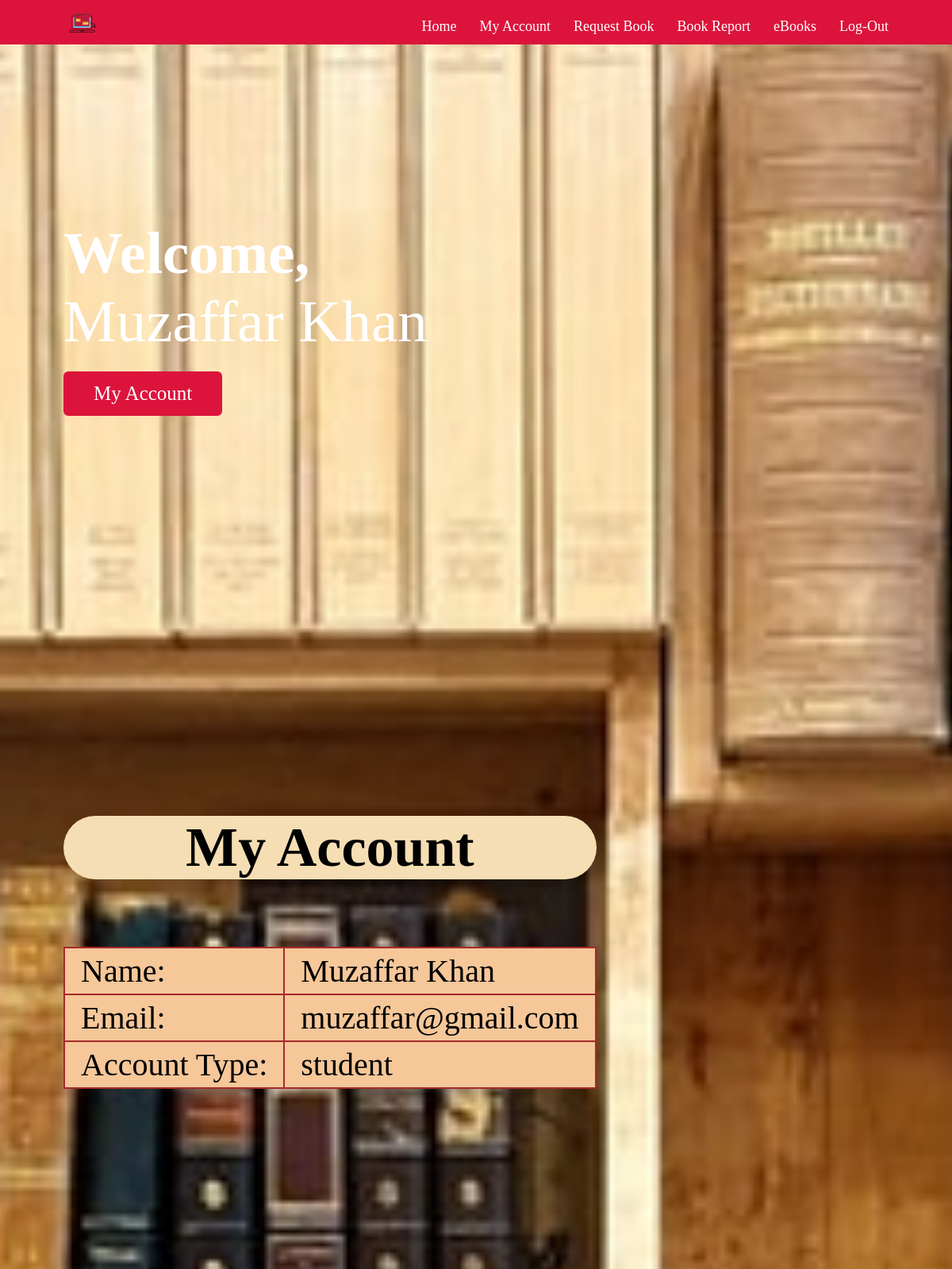
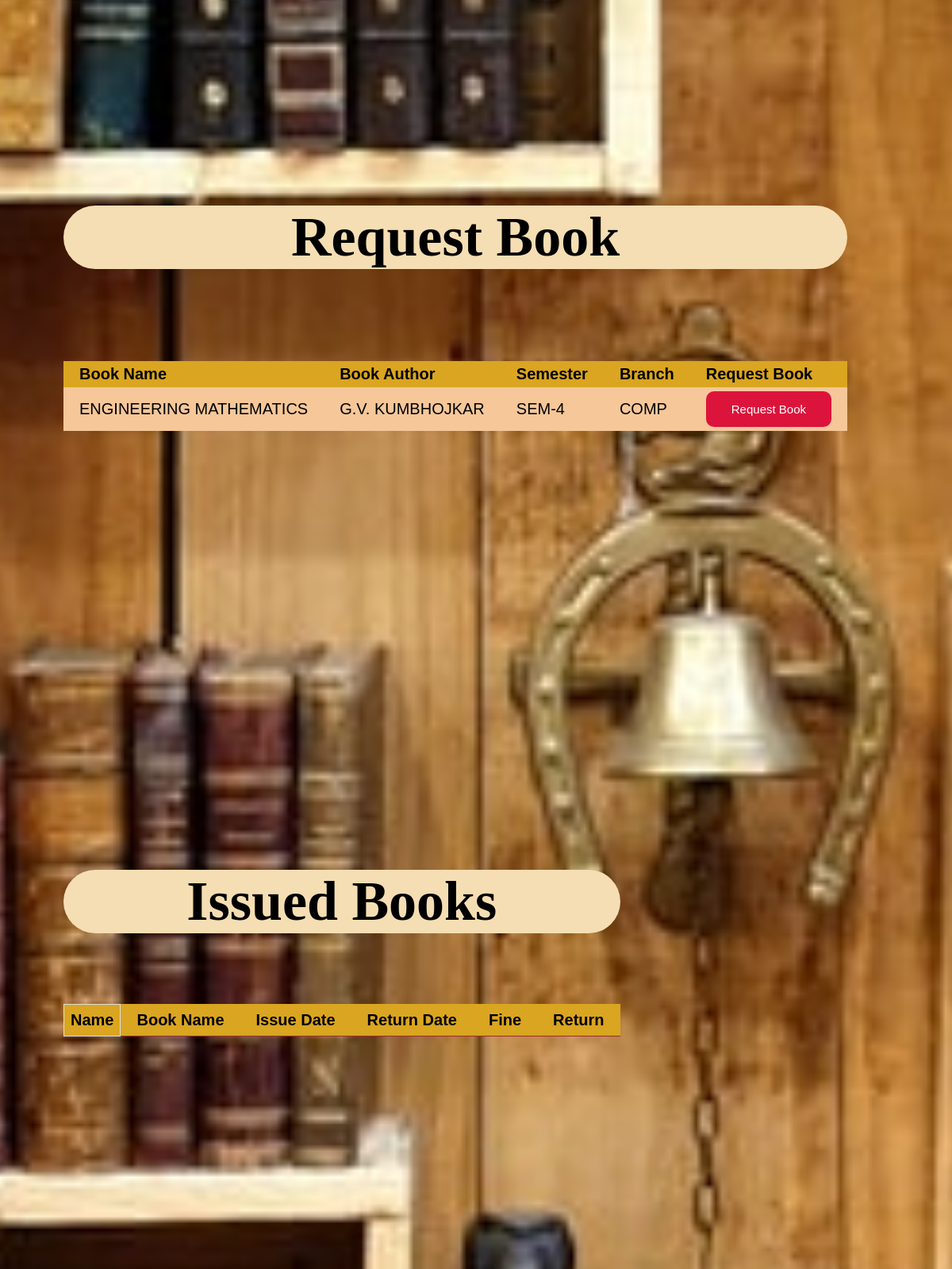
The app's page /user.php?userlogid=2 (upper part) with its own data (2 pictures, top to bottom).
### tables this page shows
CREATE TABLE `userdata` (
  `id` int(11) NOT NULL,
  `name` varchar(25) NOT NULL,
  `email` varchar(25) NOT NULL,
  `pass` varchar(25) NOT NULL,
  `type` varchar(25) NOT NULL
);

CREATE TABLE `book` (
  `id` int(11) NOT NULL,
  `bookpic` varchar(25) NOT NULL,
  `bookname` varchar(25) NOT NULL,
  `bookdetail` varchar(110) NOT NULL,
  `bookaudor` varchar(25) NOT NULL,
  `bookpub` varchar(25) NOT NULL,
  `branch` varchar(110) NOT NULL,
  `bookprice` varchar(25) NOT NULL,
  `bookquantity` varchar(25) NOT NULL,
  `bookava` int(11) NOT NULL,
  `bookrent` int(11) NOT NULL
);

### db.php (called while the page is built, shortened)
<?php
class db
{
    function setconnection()
    {
        try {
            $this->connection = new PDO("mysql:host=localhost; dbname=digital_library", "root", "");
        } catch (PDOException $e) {
            echo "Error";
        }
    }
}
?>

### data_class.php (called while the page is built, shortened)
<?php include("db.php");
class data extends db
{
    function userdetail($id)
    {
        $q = "SELECT * FROM userdata where id ='$id'";
        $data = $this->connection->query($q);
        return $data;
    }
    function getbookissue()
    {
        $q = "SELECT * FROM book where bookava !=0 ";
        $data = $this->connection->query($q);
        return $data;
    }
}

### user.php (the view, shortened to what this page needs)
<?php
$userloginid = $_SESSION["userid"] = $_GET['userlogid'];
?>
<!DOCTYPE html>
<html lang="en">
<head>
    <link rel="stylesheet" href="./user.css">
    <link rel="stylesheet" href="https://cdnjs.cloudflare.com/ajax/libs/font-awesome/5.15.3/css/all.min.css" />
</head>
<body>
    <?php
    include("data_class.php");
    ?>
    <nav class="navbar">
        <div class="max-width">
            <div class="logo"><a href="#"><img src="./image/logo.ico" alt=""></a></div>
            <ul class="menu">
                <li><a href="#home" class="menu-btn">Home</a></li>
                <li><a href="#account" class="menu-btn">My Account</a></li>
                <li><a href="#bookreq" class="menu-btn">Request Book</a></li>
                <li><a href="#bookrep" class="menu-btn">Book Report</a></li>
                <li><a href="#ebooks" class="menu-btn">eBooks</a></li>
                <li><a href="./index.php" class="menu-btn">Log-Out</a></li>
            </ul>
        </div>
    </nav>
    <section class="home" id="home">
        <div class="max-width">
            <div class="home-content">
                <?php
                $u = new data;
                $u->setconnection();
                $u->userdetail($userloginid);
                $recordset = $u->userdetail($userloginid);
                foreach ($recordset as $row) {
                    $name = $row[1];
                } ?>
                <div class="text-1">Welcome,</div>
                <div class="text-2"><?php echo $name ?></div>
                <a href="#account">My Account<br></a><br>
            </div>
        </div>
    </section>
    <div class="account" id="account">
        <div class="max-width">
            <div class="user-account" style="overflow-x:auto;">
                <?php
                $u = new data;
                $u->setconnection();
                $u->userdetail($userloginid);
                $recordset = $u->userdetail($userloginid);
                foreach ($recordset as $row) {
                    $name = $row[1];
                    $email = $row[2];
                    $type = $row[4];
                } ?>
                <table>
                    <div class="text-1" align="center">My Account</div><br>
                    <tr>
                        <td>
                            <div class="text-2" align="left">Name:</div>
                        </td>
                        <td>
                            <div class="text-2" align="left"><?php echo $name ?></div>
                        </td>
                    </tr>
                    <tr>
                        <td>
                            <div class="text-2" align="left">Email:</div>
                        </td>
                        <td>
                            <div class="text-2" align="left"><?php echo $email ?></div>
                        </td>
                    </tr>
                    <tr>
                        <td>
                            <div class="text-2" align="left">Account Type:</div>
                        </td>
                        <td>
                            <div class="text-2" align="left"><?php echo $type ?></div>
                        </td>
                    </tr>
                </table>
            </div>
        </div>
    </div>
    <div class="bookreq" id="bookreq">
        <div class="max-width">
            <div class="requestbook" style="overflow-x:auto;">
                <div class="text-1" align="center">Request Book</div><br>
                <?php
                $u = new data;
                $u->setconnection();
                $u->getbookissue();
                $recordset = $u->getbookissue();
                $table = "<table style='font-family: Arial, Helvetica, sans-serif;border-collapse: collapse;width: 100%;'><tr>
            <th>Book Name</th><th>Book Author</th><th>Semester</th><th>Branch</th></th><th>Request Book</th></tr>";
                foreach ($recordset as $row) {
                    $table .= "<tr>";
                    $table .= "<td>$row[2]</td>";
                    $table .= "<td>$row[4]</td>";
                    $table .= "<td>$row[3]</td>";
                    $table .= "<td>$row[6]</td>";
                    $table .= "<td><a href='requestbook.php?bookid=$row[0]&userid=$userloginid'><button type='button' class='btn btn-primary'>Request Book</button></a></td>";
                    $table .= "</tr>";
                }
                $table .= "</table>";
                echo $table;
                ?>
            </div>
        </div>
    </div>
    <div class="bookrep" id="bookrep">
        <div class="max-width">
            <div class="bookreport" style="overflow-x:auto;">
                <div class="text-1" align="center">Issued Books</div><br>
                <?php
                $table = "<table style='font-family: Arial, Helvetica, sans-serif;border-collapse: collapse;width: 100%;'><tr><th style='  border: 1px solid #ddd; padding: 8px;'>Name</th><th>Book Name</th><th>Issue Date</th><th>Return Date</th><th>Fine</th></th><th>Return</th></tr>";
                $table .= "</table>";
                echo $table;
                ?>
            </div>
        </div>
    </div>
</body>
</html>

### user.css (style rules this page uses)
* { margin: 0; padding: 0; box-sizing: border-box; text-decoration: none; }
section { padding: 100px 0; }
.max-width { max-width: 1300px; padding: 0 80px; margin: auto; }
.navbar { background-color: crimson; height: 3.5rem; position: fixed; width: 100%; z-index: 999; padding: 5px 0; font-family: inherit; transition: all 0.3s ease; }
.navbar .max-width { display: flex; align-items: center; justify-content: space-between; }
.navbar .logo a { color: #fff; font-size: 35px; font-weight: 600; }
.navbar .menu li { list-style: none; display: inline-block; }
.navbar .menu li a { display: block; color: rgb(255, 255, 255); font-size: 18px; font-weight: 500; margin-left: 25px; transition: color 0.3s ease; }
.menu-btn { color: #fff; font-size: 23px; cursor: pointer; display: none; }
.home { display: flex; background: url("./image/bg.png") no-repeat center; height: 100vh; color: #fff; min-height: 500px; background-size: cover; background-attachment: fixed; font-family: inherit; }
.home .max-width { width: 100%; display: flex; }
.home .home-content .text-1 { font-size: 75px; font-weight: 600; }
.home .home-content .text-2 { font-size: 75px; }
.home .home-content a { display: inline-block; background: crimson; color: #fff; font-size: 25px; padding: 12px 36px; margin-top: 20px; font-weight: 400; border-radius: 6px; border: 2px solid crimson; transition: all 0.3s ease; }
.account { overflow-x: auto; display: flex; background: url("./image/bg.png") no-repeat center; height: 100vh; color: rgb(0, 0, 0); min-height: 500px; align-content: center; background-size: cover; background-attachment: fixed; font-family: inherit; }
.account .max-width { align-items: center; width: 100%; display: flex; }
.account .user-account .text-1 { font-size: 70px; font-weight: 600; color: black; background-color: wheat; border-radius: 10rem; border: black; }
.account .user-account .text-2 { font-size: 40px; }
table { background-color: brown; margin-right: auto; margin-left: auto; margin-top: 10%; margin-bottom: auto; font-size: 20px; }
th, td { color:azure; text-align: left; padding: 5px 20px }
th { color: black; background-color: goldenrod; }
td { background-color: #f5c799; color: black; }
.bookreq { overflow-x: auto; display: flex; background: url("./image/bg.png") no-repeat center; height: 100vh; color: rgb(0, 0, 0); min-height: 500px; align-content: center; background-size: cover; background-attachment: fixed; font-family: inherit; }
.bookreq .max-width { align-items: center; width: 100%; display: flex; }
.bookreq .requestbook .text-1 { font-size: 70px; font-weight: 600; color: black; background-color: wheat; border-radius: 10rem; border: black; }
.bookreq .requestbook button { display: inline-block; background: crimson; color: #fff; font-size: 15px; padding: 12px 30px; margin-top: 0px; font-weight: 200; border-radius: 10px; border: 2px solid crimson; transition: all 0.3s ease; }
.bookrep { overflow-x: auto; display: flex; background: url("./image/bg.png") no-repeat center; height: 100vh; color: rgb(0, 0, 0); min-height: 500px; align-content: center; background-size: cover; background-attachment: fixed; font-family: inherit; }
.bookrep .max-width { align-items: center; width: 100%; display: flex; }
.bookrep .bookreport .text-1 { font-size: 70px; font-weight: 600; color: black; background-color: wheat; border-radius: 10rem; border: black; }

### records on screen
userdata: name "Muzaffar Khan", email "muzaffar@gmail.com", type "student"
book: bookname "ENGINEERING MATHEMATICS", bookaudor "G.V. KUMBHOJKAR", bookdetail "SEM-4", branch "COMP"
